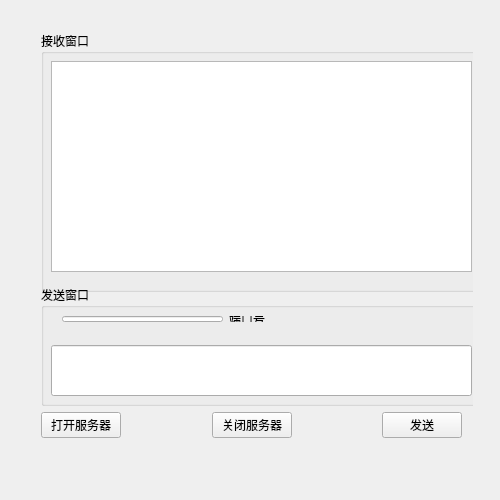
<?xml version="1.0" encoding="UTF-8"?>
<ui version="4.0">
 <class>Widget</class>
 <widget class="QWidget" name="Widget">
  <property name="geometry">
   <rect>
    <x>0</x>
    <y>0</y>
    <width>500</width>
    <height>500</height>
   </rect>
  </property>
  <property name="minimumSize">
   <size>
    <width>500</width>
    <height>500</height>
   </size>
  </property>
  <property name="maximumSize">
   <size>
    <width>500</width>
    <height>500</height>
   </size>
  </property>
  <property name="font">
   <font>
    <family>MiSans</family>
   </font>
  </property>
  <property name="windowTitle">
   <string>Widget</string>
  </property>
  <widget class="QWidget" name="">
   <property name="geometry">
    <rect>
     <x>30</x>
     <y>20</y>
     <width>443</width>
     <height>429</height>
    </rect>
   </property>
   <layout class="QGridLayout" name="gridLayout">
    <item row="0" column="0">
     <widget class="QGroupBox" name="groupBox">
      <property name="minimumSize">
       <size>
        <width>441</width>
        <height>261</height>
       </size>
      </property>
      <property name="title">
       <string>接收窗口</string>
      </property>
      <widget class="QPlainTextEdit" name="RecieveEdit">
       <property name="geometry">
        <rect>
         <x>10</x>
         <y>30</y>
         <width>421</width>
         <height>211</height>
        </rect>
       </property>
       <property name="readOnly">
        <bool>true</bool>
       </property>
      </widget>
     </widget>
    </item>
    <item row="1" column="0">
     <widget class="QGroupBox" name="groupBox_2">
      <property name="minimumSize">
       <size>
        <width>441</width>
        <height>121</height>
       </size>
      </property>
      <property name="title">
       <string>发送窗口</string>
      </property>
      <widget class="QLineEdit" name="SendEdit">
       <property name="geometry">
        <rect>
         <x>10</x>
         <y>60</y>
         <width>421</width>
         <height>51</height>
        </rect>
       </property>
       <property name="minimumSize">
        <size>
         <width>421</width>
         <height>51</height>
        </size>
       </property>
      </widget>
      <widget class="QWidget" name="">
       <property name="geometry">
        <rect>
         <x>10</x>
         <y>20</y>
         <width>225</width>
         <height>28</height>
        </rect>
       </property>
       <layout class="QHBoxLayout" name="horizontalLayout_2">
        <item>
         <widget class="QLineEdit" name="PortEdit"/>
        </item>
        <item>
         <widget class="QLabel" name="label">
          <property name="text">
           <string>端口号</string>
          </property>
         </widget>
        </item>
       </layout>
      </widget>
     </widget>
    </item>
    <item row="2" column="0">
     <layout class="QHBoxLayout" name="horizontalLayout">
      <item>
       <widget class="QPushButton" name="OpenButton">
        <property name="text">
         <string>打开服务器</string>
        </property>
       </widget>
      </item>
      <item>
       <spacer name="horizontalSpacer">
        <property name="orientation">
         <enum>Qt::Horizontal</enum>
        </property>
        <property name="sizeHint" stdset="0">
         <size>
          <width>40</width>
          <height>20</height>
         </size>
        </property>
       </spacer>
      </item>
      <item>
       <widget class="QPushButton" name="CloseButton">
        <property name="text">
         <string>关闭服务器</string>
        </property>
       </widget>
      </item>
      <item>
       <spacer name="horizontalSpacer_2">
        <property name="orientation">
         <enum>Qt::Horizontal</enum>
        </property>
        <property name="sizeHint" stdset="0">
         <size>
          <width>40</width>
          <height>20</height>
         </size>
        </property>
       </spacer>
      </item>
      <item>
       <widget class="QPushButton" name="SendButton">
        <property name="text">
         <string>发送</string>
        </property>
       </widget>
      </item>
     </layout>
    </item>
   </layout>
  </widget>
  <zorder>lineEdit</zorder>
  <zorder>plainTextEdit</zorder>
  <zorder>pushButton</zorder>
  <zorder>pushButton_2</zorder>
  <zorder>pushButton_3</zorder>
  <zorder>lineEdit_2</zorder>
  <zorder>label</zorder>
  <zorder>groupBox_2</zorder>
  <zorder>horizontalSpacer</zorder>
  <zorder>horizontalSpacer_2</zorder>
  <zorder>horizontalSpacer_3</zorder>
  <zorder>groupBox</zorder>
  <zorder>groupBox_2</zorder>
  <zorder>groupBox</zorder>
  <zorder>groupBox_2</zorder>
  <zorder>OpenButton</zorder>
  <zorder>CloseButton</zorder>
  <zorder>SendButton</zorder>
  <zorder>textBrowser_2</zorder>
  <zorder>horizontalSpacer</zorder>
  <zorder>horizontalSpacer_2</zorder>
  <zorder>horizontalSpacer_4</zorder>
 </widget>
 <layoutdefault spacing="6" margin="11"/>
 <resources/>
 <connections/>
</ui>
